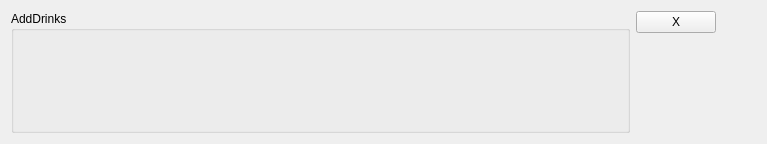
<?xml version="1.0" encoding="UTF-8"?>
<ui version="4.0">
 <class>AddDrinkWidget</class>
 <widget class="QWidget" name="AddDrinkWidget">
  <property name="geometry">
   <rect>
    <x>0</x>
    <y>0</y>
    <width>767</width>
    <height>144</height>
   </rect>
  </property>
  <property name="windowTitle">
   <string>Form</string>
  </property>
  <layout class="QHBoxLayout" name="horizontalLayout">
   <item>
    <widget class="QGroupBox" name="groupBox">
     <property name="sizePolicy">
      <sizepolicy hsizetype="Expanding" vsizetype="Preferred">
       <horstretch>0</horstretch>
       <verstretch>0</verstretch>
      </sizepolicy>
     </property>
     <property name="title">
      <string>AddDrinks</string>
     </property>
     <layout class="QHBoxLayout" name="horizontalLayoutGroupBox"/>
    </widget>
   </item>
   <item>
    <layout class="QVBoxLayout" name="verticalLayout">
     <item>
      <layout class="QHBoxLayout" name="horizontalLayout_2">
       <item>
        <widget class="QPushButton" name="pushButtonClose">
         <property name="text">
          <string>X</string>
         </property>
        </widget>
       </item>
       <item>
        <spacer name="horizontalSpacer">
         <property name="orientation">
          <enum>Qt::Horizontal</enum>
         </property>
         <property name="sizeType">
          <enum>QSizePolicy::Minimum</enum>
         </property>
         <property name="sizeHint" stdset="0">
          <size>
           <width>40</width>
           <height>20</height>
          </size>
         </property>
        </spacer>
       </item>
      </layout>
     </item>
     <item>
      <spacer name="verticalSpacer">
       <property name="orientation">
        <enum>Qt::Vertical</enum>
       </property>
       <property name="sizeHint" stdset="0">
        <size>
         <width>20</width>
         <height>40</height>
        </size>
       </property>
      </spacer>
     </item>
    </layout>
   </item>
  </layout>
 </widget>
 <resources/>
 <connections/>
</ui>
